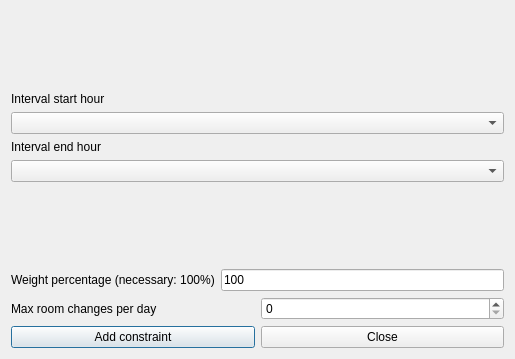
<?xml version="1.0" encoding="UTF-8"?>
<ui version="4.0">
 <class>AddConstraintStudentsMaxRoomChangesPerDayInIntervalForm_template</class>
 <widget class="QDialog" name="AddConstraintStudentsMaxRoomChangesPerDayInIntervalForm_template">
  <property name="geometry">
   <rect>
    <x>0</x>
    <y>0</y>
    <width>514</width>
    <height>359</height>
   </rect>
  </property>
  <property name="windowTitle">
   <string extracomment="This is the title of the dialog to add a new constraint of this type">Add students max room changes per day in interval</string>
  </property>
  <layout class="QGridLayout" name="gridLayout">
   <item row="0" column="0">
    <spacer name="spacer1">
     <property name="orientation">
      <enum>Qt::Vertical</enum>
     </property>
     <property name="sizeType">
      <enum>QSizePolicy::Expanding</enum>
     </property>
     <property name="sizeHint" stdset="0">
      <size>
       <width>20</width>
       <height>21</height>
      </size>
     </property>
    </spacer>
   </item>
   <item row="3" column="0">
    <spacer name="verticalSpacer">
     <property name="orientation">
      <enum>Qt::Vertical</enum>
     </property>
     <property name="sizeHint" stdset="0">
      <size>
       <width>493</width>
       <height>24</height>
      </size>
     </property>
    </spacer>
   </item>
   <item row="2" column="0">
    <layout class="QVBoxLayout" name="verticalLayout_2">
     <item>
      <widget class="QLabel" name="endTextLabel">
       <property name="frameShape">
        <enum>QFrame::NoFrame</enum>
       </property>
       <property name="frameShadow">
        <enum>QFrame::Plain</enum>
       </property>
       <property name="text">
        <string>Interval end hour</string>
       </property>
       <property name="wordWrap">
        <bool>false</bool>
       </property>
      </widget>
     </item>
     <item>
      <widget class="QComboBox" name="endHourComboBox">
       <property name="editable">
        <bool>false</bool>
       </property>
       <property name="insertPolicy">
        <enum>QComboBox::NoInsert</enum>
       </property>
       <property name="duplicatesEnabled">
        <bool>false</bool>
       </property>
      </widget>
     </item>
    </layout>
   </item>
   <item row="6" column="0">
    <layout class="QHBoxLayout">
     <item>
      <widget class="QPushButton" name="addConstraintPushButton">
       <property name="text">
        <string>Add constraint</string>
       </property>
      </widget>
     </item>
     <item>
      <widget class="QPushButton" name="closePushButton">
       <property name="text">
        <string>Close</string>
       </property>
      </widget>
     </item>
    </layout>
   </item>
   <item row="4" column="0">
    <layout class="QHBoxLayout">
     <item>
      <widget class="QLabel" name="weightTextLabel">
       <property name="frameShape">
        <enum>QFrame::NoFrame</enum>
       </property>
       <property name="frameShadow">
        <enum>QFrame::Plain</enum>
       </property>
       <property name="text">
        <string>Weight percentage (necessary: 100%)</string>
       </property>
       <property name="wordWrap">
        <bool>false</bool>
       </property>
      </widget>
     </item>
     <item>
      <widget class="QLineEdit" name="weightLineEdit">
       <property name="text">
        <string notr="true">100</string>
       </property>
      </widget>
     </item>
    </layout>
   </item>
   <item row="1" column="0">
    <layout class="QVBoxLayout" name="verticalLayout">
     <item>
      <widget class="QLabel" name="startTextLabel">
       <property name="frameShape">
        <enum>QFrame::NoFrame</enum>
       </property>
       <property name="frameShadow">
        <enum>QFrame::Plain</enum>
       </property>
       <property name="text">
        <string>Interval start hour</string>
       </property>
       <property name="wordWrap">
        <bool>false</bool>
       </property>
      </widget>
     </item>
     <item>
      <widget class="QComboBox" name="startHourComboBox">
       <property name="editable">
        <bool>false</bool>
       </property>
       <property name="insertPolicy">
        <enum>QComboBox::NoInsert</enum>
       </property>
       <property name="duplicatesEnabled">
        <bool>false</bool>
       </property>
      </widget>
     </item>
    </layout>
   </item>
   <item row="5" column="0">
    <layout class="QHBoxLayout">
     <item>
      <widget class="QLabel" name="textLabel1">
       <property name="text">
        <string>Max room changes per day</string>
       </property>
       <property name="wordWrap">
        <bool>false</bool>
       </property>
      </widget>
     </item>
     <item>
      <widget class="QSpinBox" name="maxChangesSpinBox"/>
     </item>
    </layout>
   </item>
  </layout>
 </widget>
 <layoutdefault spacing="6" margin="11"/>
 <resources/>
 <connections/>
</ui>
